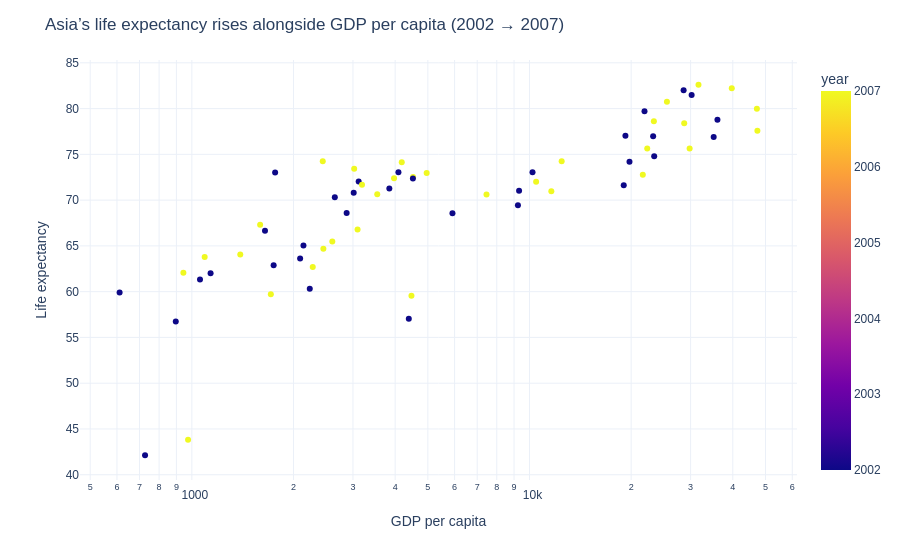

Write notebook code for a chart like this one.
### Code cell
asia = df[df['continent'] == 'Asia']
data = asia[asia['year'].isin([2002, 2007])]

fig = px.scatter(
    data,
    x="gdpPercap",
    y="lifeExp",
    color="year",
    color_discrete_sequence=["#FF69B4", "#2ECC71"],
    hover_name="country",
    size_max=10
)

fig.update_layout(
    title="Asia’s life expectancy rises alongside GDP per capita (2002 → 2007)",
    xaxis_title="GDP per capita",
    yaxis_title="Life expectancy",
    template="plotly_white",
    font=dict(family="Arial")
)

fig.update_xaxes(type="log")

fig.show()

### Figure 1 — Plotly figure (JSON) as saved in the notebook; plotly's stock layout.template omitted (floating-point values rounded to 4 significant figures)
{"data": [{"hovertemplate": "<b>%{hovertext}</b><br><br>gdpPercap=%{x}<br>lifeExp=%{y}<br>year=%{marker.color}<extra></extra>", "hovertext": ["Afghanistan", "Afghanistan", "Bahrain", "Bahrain", "Bangladesh", "Bangladesh", "Cambodia", "Cambodia", "China", "China", "Hong Kong, China", "Hong Kong, China", "India", "India", "Indonesia", "Indonesia", "Iran", "Iran", "Iraq", "Iraq", "Israel", "Israel", "Japan", "Japan", "Jordan", "Jordan", "Korea, Dem. Rep.", "Korea, Dem. Rep.", "Korea, Rep.", "Korea, Rep.", "Kuwait", "Kuwait", "Lebanon", "Lebanon", "Malaysia", "Malaysia", "Mongolia", "Mongolia", "Myanmar", "Myanmar", "Nepal", "Nepal", "Oman", "Oman", "Pakistan", "Pakistan", "Philippines", "Philippines", "Saudi Arabia", "Saudi Arabia", "Singapore", "Singapore", "Sri Lanka", "Sri Lanka", "Syria", "Syria", "Taiwan", "Taiwan", "Thailand", "Thailand", "Vietnam", "Vietnam", "West Bank and Gaza", "West Bank and Gaza", "Yemen, Rep.", "Yemen, Rep."], "legendgroup": "", "marker": {"color": [2002, 2007, 2002, 2007, 2002, 2007, 2002, 2007, 2002, 2007, 2002, 2007, 2002, 2007, 2002, 2007, 2002, 2007, 2002, 2007, 2002, 2007, 2002, 2007, 2002, 2007, 2002, 2007, 2002, 2007, 2002, 2007, 2002, 2007, 2002, 2007, 2002, 2007, 2002, 2007, 2002, 2007, 2002, 2007, 2002, 2007, 2002, 2007, 2002, 2007, 2002, 2007, 2002, 2007, 2002, 2007, 2002, 2007, 2002, 2007, 2002, 2007, 2002, 2007, 2002, 2007], "coloraxis": "coloraxis", "symbol": "circle"}, "mode": "markers", "name": "", "orientation": "v", "showlegend": false, "type": "scatter", "x": [726.7, 974.6, 23400.0, 29800.0, 1136.0, 1391.0, 896.2, 1714.0, 3119.0, 4959.0, 30210.0, 39720.0, 1747.0, 2452.0, 2874.0, 3541.0, 9241.0, 11610.0, 4391.0, 4471.0, 21910.0, 25520.0, 28600.0, 31660.0, 3845.0, 4519.0, 1647.0, 1593.0, 19230.0, 23350.0, 35110.0, 47310.0, 9314.0, 10460.0, 10210.0, 12450.0, 2141.0, 3096.0, 611.0, 944.0, 1057.0, 1091.0, 19770.0, 22320.0, 2093.0, 2606.0, 2651.0, 3190.0, 19010.0, 21650.0, 36020.0, 47140.0, 3015.0, 3970.0, 4091.0, 4185.0, 23240.0, 28720.0, 5913.0, 7458.0, 1764.0, 2442.0, 4515.0, 3025.0, 2235.0, 2281.0], "xaxis": "x", "y": [42.13, 43.83, 74.8, 75.64, 62.01, 64.06, 56.75, 59.72, 72.03, 72.96, 81.5, 82.21, 62.88, 64.7, 68.59, 70.65, 69.45, 70.96, 57.05, 59.55, 79.7, 80.75, 82.0, 82.6, 71.26, 72.53, 66.66, 67.3, 77.05, 78.62, 76.9, 77.59, 71.03, 71.99, 73.04, 74.24, 65.03, 66.8, 59.91, 62.07, 61.34, 63.78, 74.19, 75.64, 63.61, 65.48, 70.3, 71.69, 71.63, 72.78, 78.77, 79.97, 70.81, 72.4, 73.05, 74.14, 76.99, 78.4, 68.56, 70.62, 73.02, 74.25, 72.37, 73.42, 60.31, 62.7], "yaxis": "y"}], "layout": {"coloraxis": {"colorbar": {"title": {"text": "year"}}, "colorscale": [[0, "#0d0887"], [0.1111, "#46039f"], [0.2222, "#7201a8"], [0.3333, "#9c179e"], [0.4444, "#bd3786"], [0.5556, "#d8576b"], [0.6667, "#ed7953"], [0.7778, "#fb9f3a"], [0.8889, "#fdca26"], [1, "#f0f921"]]}, "font": {"family": "Arial"}, "legend": {"tracegroupgap": 0}, "margin": {"t": 60}, "title": {"text": "Asia’s life expectancy rises alongside GDP per capita (2002 → 2007)"}, "xaxis": {"anchor": "y", "domain": [0, 1], "title": {"text": "GDP per capita"}, "type": "log"}, "yaxis": {"anchor": "x", "domain": [0, 1], "title": {"text": "Life expectancy"}}}}
